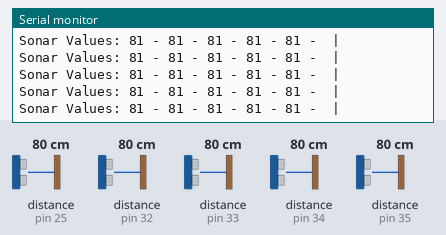
A sketch run on a simulated Arduino Uno, built with avr-gcc and run on an emulated ATmega328P. Parts: the last lines printed to the serial monitor. The inputs (shaded band) are chosen by the test bench; at power-on: distance to the obstacle (sensors on pin 34, pin 35, pin 25, pin 32, pin 33) 80 cm.

Above: at 1.2 s.
1.3 s: distance to the obstacle (sensor on pin 34) set to 2 cm
At 2.3 s:
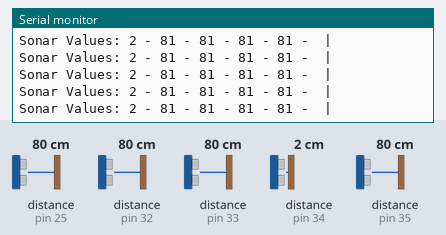
4.3 s: distance to the obstacle (sensor on pin 35) set to 2 cm
At 5.4 s:
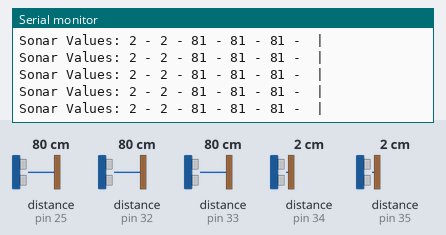
7.3 s: distance to the obstacle (sensor on pin 34) set to 18 cm
At 8.1 s:
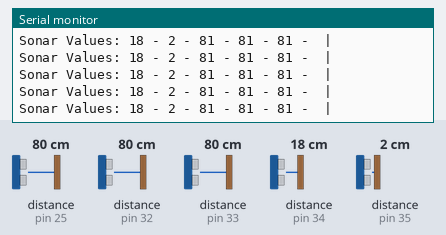
10.3 s: distance to the obstacle (sensor on pin 25) set to 2 cm
At 11.4 s:
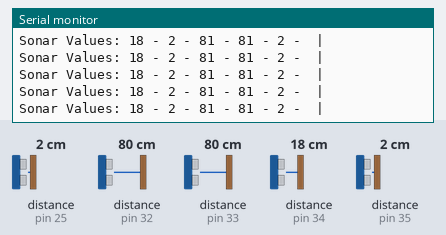
11.8 s: distance to the obstacle (sensor on pin 32) set to 2 cm
At 12.6 s:
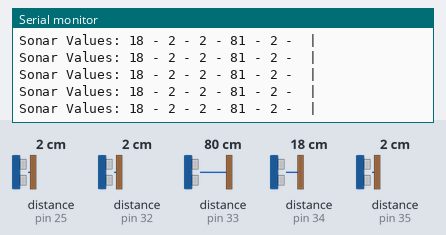
13.3 s: distance to the obstacle (sensor on pin 33) set to 2 cm
At 14.1 s:
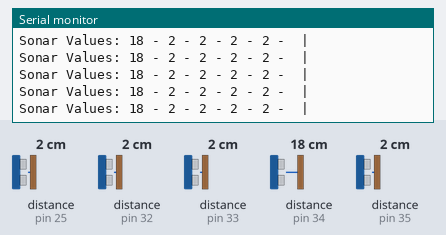
Timing chart, 0 to 15.8 s (numbered marks = the images above; inputs shaded):
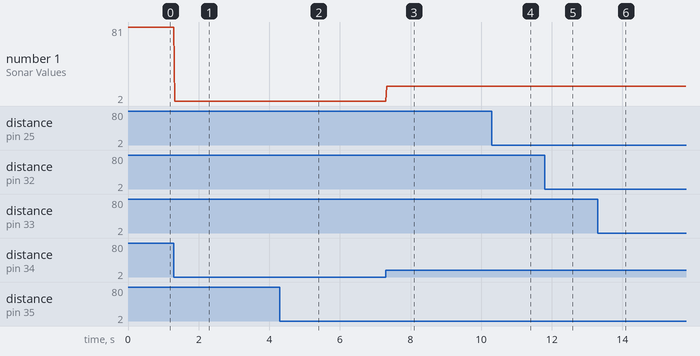

Measured:
- after the input at 1.3 s, the serial monitor: prints a new line at once (image 1)
- after the input at 4.3 s, the serial monitor: prints a new line at once (image 2)
- after the input at 7.3 s, the serial monitor: prints a new line at once (image 3)
- after the input at 10.3 s, the serial monitor: prints a new line at once (image 4)
- after the input at 11.8 s, the serial monitor: prints a new line at once (image 5)
- after the input at 13.3 s, the serial monitor: prints a new line at once (image 6)
- plotted number 1: 81 → 2 after the input at 1.3 s, 2 → 18 after the input at 7.3 s

The sketch:

Sonar5x.ino
```cpp
#include <NewPing.h>

#define MAX_DISTANCE 120
NewPing sonars[] = {
  NewPing(34, 34, MAX_DISTANCE),
  NewPing(35, 35, MAX_DISTANCE),
  NewPing(32, 32, MAX_DISTANCE),
  NewPing(33, 33, MAX_DISTANCE),
  NewPing(25, 25, MAX_DISTANCE)
};

long dists[] = {0, 0, 0, 0, 0};

void setup() {
  Serial.begin(115200);
}

void loop() {

  long sonarTimer = millis();

  Serial.print("Sonar Values: ");
  for(int i = 0; i < 5; i++){
    dists[i] = sonars[i].ping_cm();
    Serial.print(dists[i]);
    Serial.print(" - ");
  }
  Serial.println(" | ");

  while(millis() - sonarTimer < 30){ } // ensures a 30ms delay between pings per sonar
}
```
